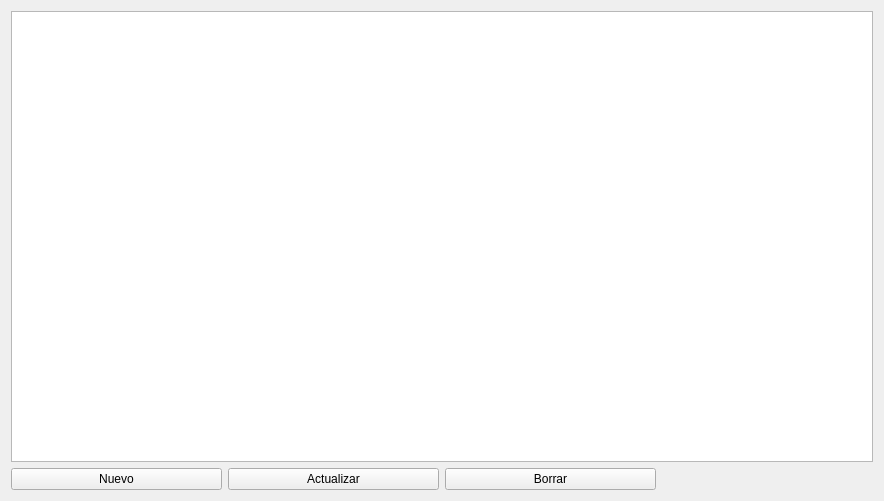
<?xml version="1.0" encoding="UTF-8"?>
<ui version="4.0">
 <class>Widget</class>
 <widget class="QWidget" name="Widget">
  <property name="geometry">
   <rect>
    <x>0</x>
    <y>0</y>
    <width>884</width>
    <height>501</height>
   </rect>
  </property>
  <property name="windowTitle">
   <string>Widget</string>
  </property>
  <layout class="QGridLayout" name="gridLayout">
   <item row="0" column="0" colspan="4">
    <widget class="QTableView" name="tableView"/>
   </item>
   <item row="1" column="0">
    <widget class="QPushButton" name="pbNuevo">
     <property name="text">
      <string>Nuevo</string>
     </property>
    </widget>
   </item>
   <item row="1" column="1">
    <widget class="QPushButton" name="pbActualizar">
     <property name="text">
      <string>Actualizar</string>
     </property>
    </widget>
   </item>
   <item row="1" column="2">
    <widget class="QPushButton" name="pbBorrar">
     <property name="text">
      <string>Borrar</string>
     </property>
    </widget>
   </item>
  </layout>
 </widget>
 <resources/>
 <connections/>
</ui>
